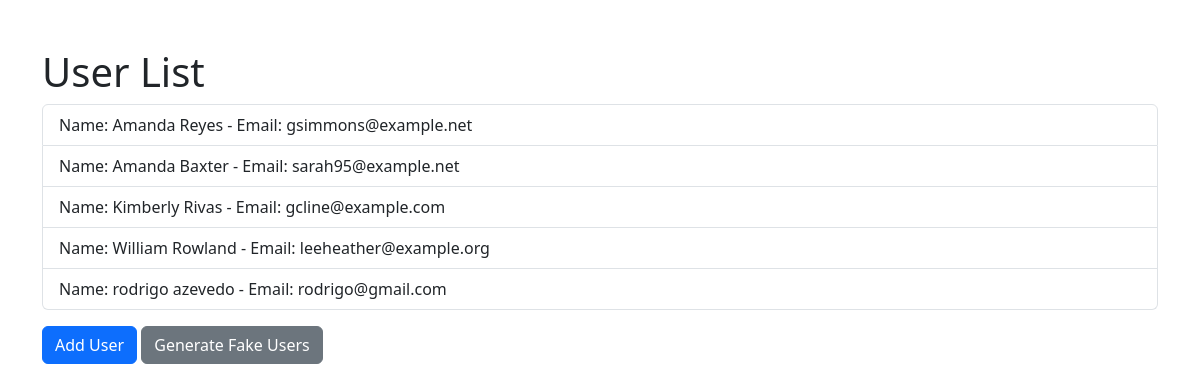
Before: / with the older database file.
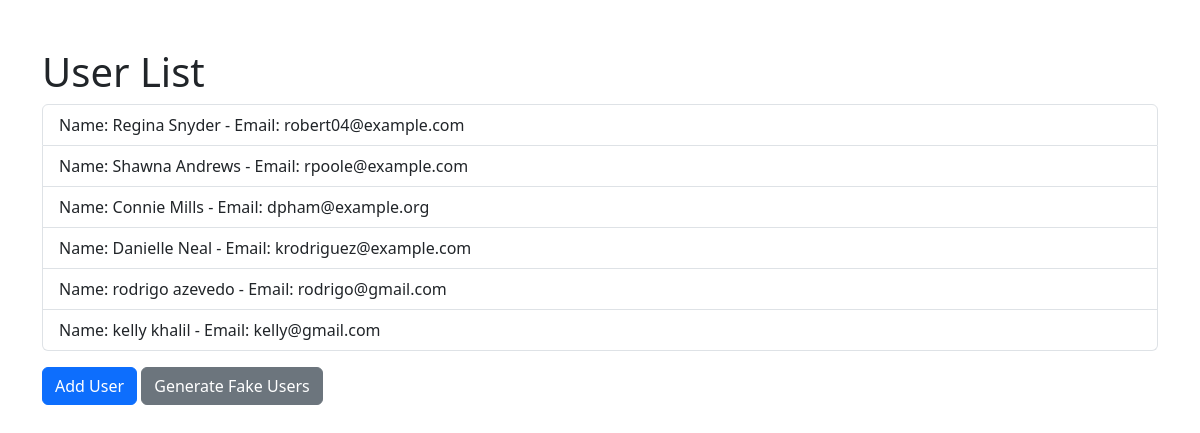
After: the same page with the newer database file.
### app.py (models this page shows)
class Users(db.Model):
    UserID = db.Column(db.Integer, primary_key=True)
    First_name = db.Column(db.String(50), nullable=False)
    Last_name = db.Column(db.String(50), nullable=False)
    Email = db.Column(db.String(120), unique=True, nullable=False)
    Role = db.Column(db.String(50), nullable=False, default='user')

### app.py (the view)
@app.route('/')
def index():
    users = Users.query.all()
    if not users:
        users = "No users found"
    return render_template('index.html', users=users)

### templates/index.html (shortened to what this page needs)
<!DOCTYPE html>
<html lang="en">
<head>
    <link href="https://cdn.jsdelivr.net/npm/bootstrap@5.3.2/dist/css/bootstrap.min.css" rel="stylesheet">
</head>
<body class="container mt-5">
    <h1>User List</h1>
    {% if users == "No users found" %}
        <h4 class="mt-5">{{ users }}</h4>
    {% else %}
        <ul class="list-group">
            {% for user in users %}
                <li class="list-group-item d-flex justify-content-between align-items-center">
                        <span>Name: {{ user.First_name }} {{ user.Last_name }} - Email: {{ user.Email }}</span>
                        <span class="badge badge-primary badge-pill">{{ user.Role }}</span>
                </li>
            {% endfor %}
        </ul>
    {% endif %}
    <a class="btn btn-primary mt-3" href="{{ url_for('add_user') }}">Add User</a>
    <a class="btn btn-secondary mt-3" href="{{ url_for('generate_fake_users') }}">Generate Fake Users</a>
</body>
</html>

Changed rows visible on the page:
removed Users: First_name "Amanda", Last_name "Reyes", Email "gsimmons@example.net"
removed Users: First_name "Amanda", Last_name "Baxter", Email "sarah95@example.net"
removed Users: First_name "Kimberly", Last_name "Rivas", Email "gcline@example.com"
removed Users: First_name "William", Last_name "Rowland", Email "leeheather@example.org"
added Users: First_name "Regina", Last_name "Snyder", Email "robert04@example.com"
added Users: First_name "Shawna", Last_name "Andrews", Email "rpoole@example.com"
added Users: First_name "Connie", Last_name "Mills", Email "dpham@example.org"
added Users: First_name "Danielle", Last_name "Neal", Email "krodriguez@example.com"
added Users: First_name "kelly", Last_name "khalil", Email "kelly@gmail.com"
